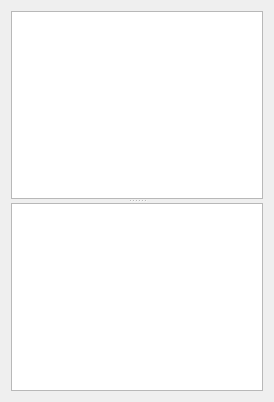
<?xml version="1.0" encoding="UTF-8"?>
<ui version="4.0">
 <class>layout</class>
 <widget class="QWidget" name="layout">
  <property name="geometry">
   <rect>
    <x>0</x>
    <y>0</y>
    <width>274</width>
    <height>402</height>
   </rect>
  </property>
  <property name="windowTitle">
   <string>Form</string>
  </property>
  <layout class="QVBoxLayout" name="verticalLayout">
   <item>
    <widget class="QSplitter" name="splitter">
     <property name="orientation">
      <enum>Qt::Vertical</enum>
     </property>
     <widget class="PlotWidget" name="ssplot">
      <property name="sizePolicy">
       <sizepolicy hsizetype="Expanding" vsizetype="Expanding">
        <horstretch>0</horstretch>
        <verstretch>0</verstretch>
       </sizepolicy>
      </property>
     </widget>
     <widget class="GraphicsView" name="gview"/>
    </widget>
   </item>
  </layout>
 </widget>
 <customwidgets>
  <customwidget>
   <class>GraphicsView</class>
   <extends>QGraphicsView</extends>
   <header>pyqtgraph.widgets.GraphicsView</header>
  </customwidget>
  <customwidget>
   <class>PlotWidget</class>
   <extends>QGraphicsView</extends>
   <header>pyqtgraph.widgets.PlotWidget</header>
   <container>1</container>
  </customwidget>
 </customwidgets>
 <resources/>
 <connections/>
</ui>
